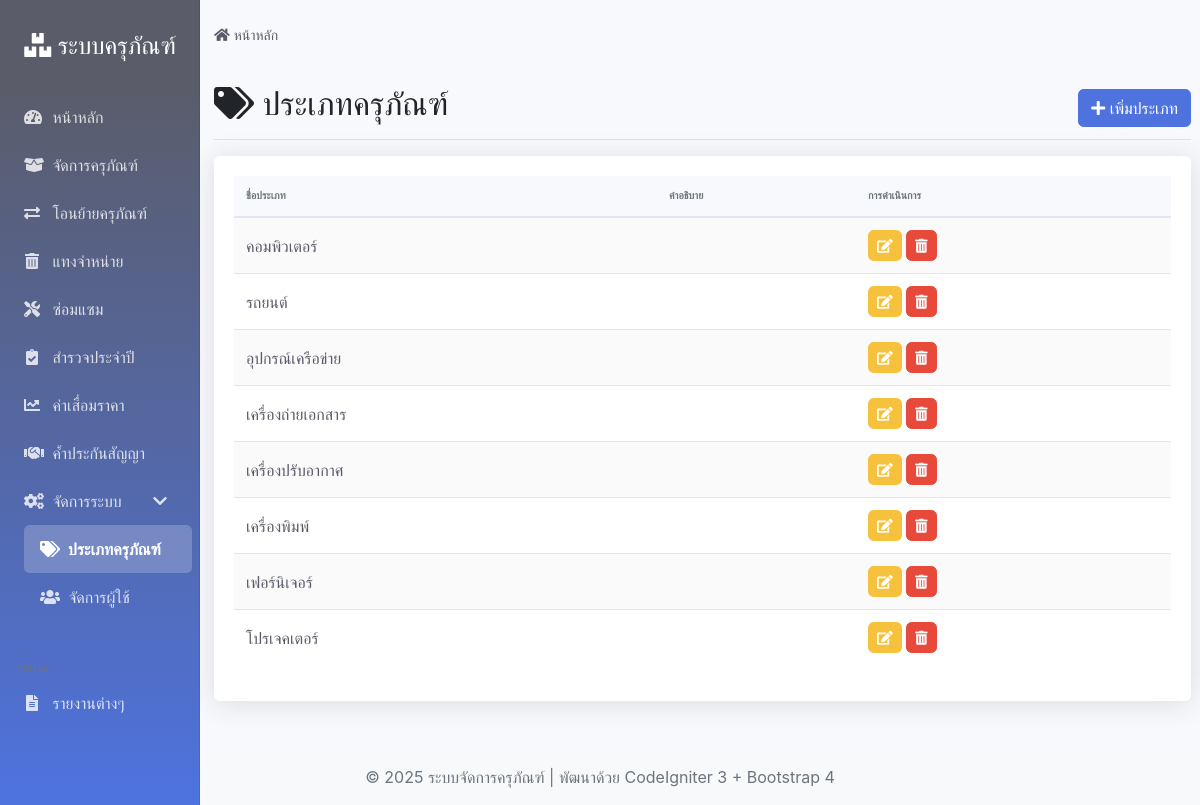
/index.php/assettypes, run on the app's committed database.
### tables this page shows
CREATE TABLE `asset_types` (
  `type_id` int(11) NOT NULL,
  `type_name` varchar(100) NOT NULL COMMENT 'ชื่อประเภทครุภัณฑ์',
  `description` text COMMENT 'คำอธิบาย'
);

### application/controllers/Assettypes.php (called while the page is built, shortened)
<?php
class Assettypes extends CI_Controller {
    public function __construct()
    {
        $this->load->model('Assettype_model');
        $this->load->helper(['url', 'form']);
        $this->load->library(['session', 'form_validation']);
    }
    public function index()
    {
        $data['types'] = $this->Assettype_model->get_all_types();
        $data['page_title'] = 'จัดการประเภทครุภัณฑ์ - ระบบจัดการครุภัณฑ์';
        $data['page_name'] = 'assettypes';
        $this->load->view('templates/header', $data);
        $this->load->view('assettypes/index', $data);
        $this->load->view('templates/footer');
    }
}

### index.php (called while the page is built, shortened)
<?php
require_once BASEPATH.'core/CodeIgniter.php';

### application/models/Assettype_model.php (called while the page is built, shortened)
<?php
class Assettype_model extends CI_Model {
    public function get_all_types()
    {
        $this->db->order_by('type_name', 'ASC');
        $query = $this->db->get('asset_types');
        return $query->result_array();
    }
}

### application/views/assettypes/index.php (the view)
<div class="d-flex justify-content-between flex-wrap flex-md-nowrap align-items-center pt-3 pb-2 mb-3 border-bottom">
    <h1 class="h2">
        <i class="fas fa-tags"></i>
        ประเภทครุภัณฑ์
    </h1>
    <div class="btn-toolbar mb-2 mb-md-0">
        <a href="<?php echo base_url('assettypes/add'); ?>" class="btn btn-primary">
            <i class="fas fa-plus"></i> เพิ่มประเภท
        </a>
    </div>
</div>
<div class="card">
    <div class="card-body">
        <?php if (!empty($types)): ?>
            <div class="table-responsive">
                <table class="table table-striped">
                    <thead>
                        <tr>
                            <th>ชื่อประเภท</th>
                            <th>คำอธิบาย</th>
                            <th>การดำเนินการ</th>
                        </tr>
                    </thead>
                    <tbody>
                        <?php foreach ($types as $type): ?>
                            <tr>
                                <td><?php echo htmlspecialchars($type['type_name']); ?></td>
                                <td><?php echo htmlspecialchars($type['description']); ?></td>
                                <td>
                                    <a href="<?php echo base_url('assettypes/edit/' . $type['type_id']); ?>" class="btn btn-sm btn-warning">
                                        <i class="fas fa-edit"></i>
                                    </a>
                                    <a href="<?php echo base_url('assettypes/delete/' . $type['type_id']); ?>" class="btn btn-sm btn-danger" onclick="return confirm('คุณแน่ใจหรือไม่ที่จะลบประเภทนี้?');">
                                        <i class="fas fa-trash-alt"></i>
                                    </a>
                                </td>
                            </tr>
                        <?php endforeach; ?>
                    </tbody>
                </table>
            </div>
        <?php else: ?>
            <p class="text-center text-muted mb-0">ไม่พบประเภทครุภัณฑ์</p>
        <?php endif; ?>
    </div>
</div>

### assets/css/custom.css (style rules this page uses)
body { background-color: #f8f9fc; font-family: 'Nunito', -apple-system, BlinkMacSystemFont, 'Segoe UI', 'Roboto', 'Helvetica Neue', Arial, sans-serif; }
.card { box-shadow: 0 0.15rem 1.75rem 0 rgba(58, 59, 69, 0.15); border: none; border-radius: .35rem; }
.btn { border-radius: .35rem; font-weight: 400; transition: all .15s ease-in-out; }
.btn-primary { background-color: #4e73df; border-color: #4e73df; }
.btn-warning { background-color: #f6c23e; border-color: #f6c23e; color: #fff; }
.btn-danger { background-color: #e74a3b; border-color: #e74a3b; }
.table { color: #5a5c69; }
.table thead th { border-top: none; border-bottom: 2px solid #e3e6f0; font-weight: 600; text-transform: uppercase; font-size: .65rem; color: #6c757d; background-color: #f8f9fc; }
.table td { border-top: 1px solid #e3e6f0; vertical-align: middle; }
.table-striped tbody tr:nth-of-type(odd) { background-color: rgba(0, 0, 0, .02); }

### data on the page
asset_types: type_name "คอมพิวเตอร์"
asset_types: type_name "รถยนต์"
asset_types: type_name "อุปกรณ์เครือข่าย"
asset_types: type_name "เครื่องถ่ายเอกสาร"
asset_types: type_name "เครื่องปรับอากาศ"
asset_types: type_name "เครื่องพิมพ์"
asset_types: type_name "เฟอร์นิเจอร์"
asset_types: type_name "โปรเจคเตอร์"
